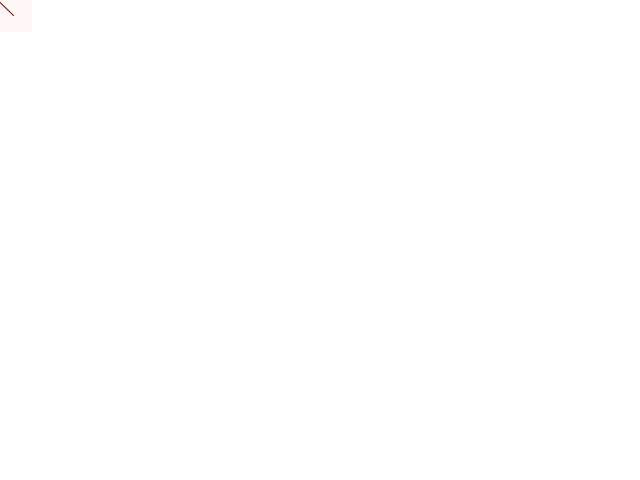
Frame 1 (no input)
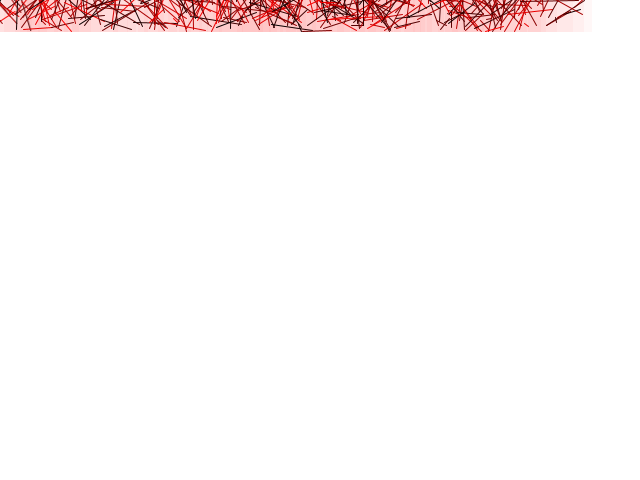
Frame 60 (the mouse pressed at the canvas centre just before this capture)
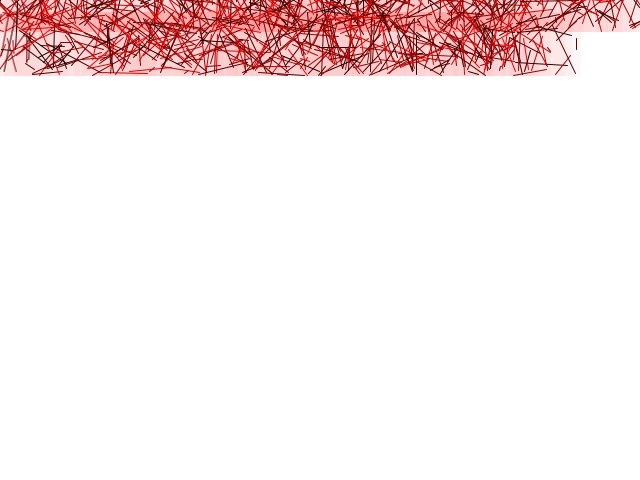
Frame 120 (the mouse held since frame 60 and released just before this capture)

The Processing sketch that drew these frames (run headless with seeded random() and noise(); from frame 60 on, the mouse is pressed at the canvas centre):

// Processing sketch: offscreen_drawing
// ── offscreen_drawing.pde
PGraphics pg;

float x;
float y;

void setup()
{
    size( 640, 480 );
    smooth();
    
    pg = createGraphics( 64, 64, JAVA2D );
    
    background( 255 );
    imageMode( CENTER );
    
    x = 0;
    y = 0;
}

void draw()
{
    pg.beginDraw();
    pg.background( 255, 0, 0, 8 );
    pg.smooth();
    for ( int i = 0; i < 8; i++ ) {
        pg.stroke( random( 255 ), 0, 0 );
        pg.line( random( pg.width ), random( pg.height ), random( pg.width ), random( pg.height ) );
    }
    pg.endDraw();
    
    image( pg, x, y );
    
    x += random( 4, 16 );
    if ( x > width ) {
        x = 0;
        y += random( 32, 64 );
        if ( y > height ) {
            y = 0;
            fill( 255, 32 );
            noStroke();
            rect( 0, 0, width, height );
        }
    }
}

void mousePressed()
{
    if ( random( 100 ) < 50 ) {
        background( 0 );
    } else {
        background( 255 );
    }
}
